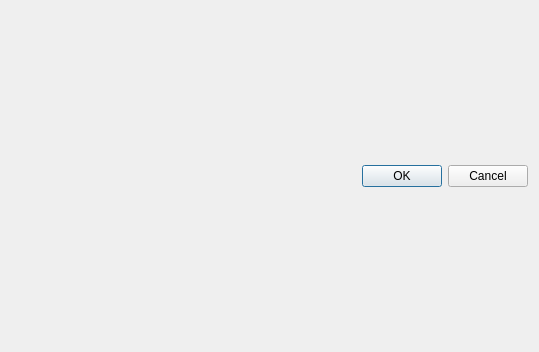
<?xml version="1.0" encoding="UTF-8"?>
<ui version="4.0">
 <class>MainDialog</class>
 <widget class="QDialog" name="MainDialog">
  <property name="geometry">
   <rect>
    <x>0</x>
    <y>0</y>
    <width>539</width>
    <height>352</height>
   </rect>
  </property>
  <property name="windowTitle">
   <string>MainDialog</string>
  </property>
  <layout class="QGridLayout" name="gridLayout">
   <item row="0" column="0">
    <layout class="QVBoxLayout" name="verticalLayout"/>
   </item>
   <item row="1" column="0">
    <widget class="QDialogButtonBox" name="buttonBox">
     <property name="standardButtons">
      <set>QDialogButtonBox::Cancel|QDialogButtonBox::Ok</set>
     </property>
    </widget>
   </item>
  </layout>
 </widget>
 <resources/>
 <connections/>
</ui>
